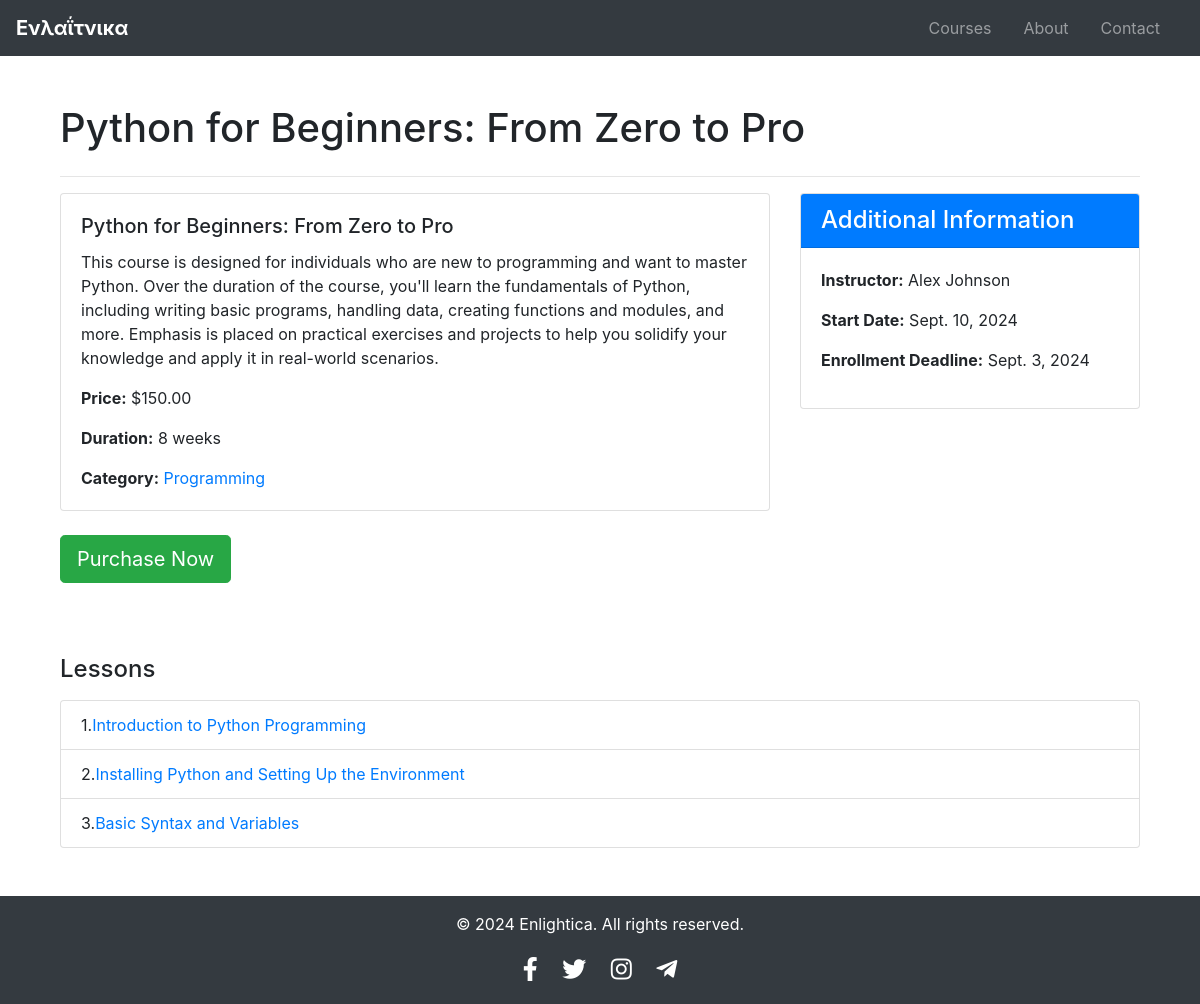
The app's page /course/1/ with its own data.
### index/models.py (models this page shows, shortened)
class Course(models.Model):
    name = models.CharField(max_length=256)
    category = models.ForeignKey(Category, on_delete=models.CASCADE)
    price = models.DecimalField(max_digits=10, decimal_places=2)
    description = models.TextField(blank=True)
    duration = models.IntegerField()
    image = models.ImageField(upload_to='static/course_images/', blank=True)
    instructor = models.CharField(max_length=64, default='Instructor')
    start_date = models.DateField(default='2020-01-01')
    enrollment_deadline = models.DateField(default='2020-01-01')
    related_courses = models.ManyToManyField('self', blank=True)

class Category(models.Model):
    name = models.CharField(max_length=256)

class Lesson(models.Model):
    name = models.CharField(max_length=256)
    course = models.ForeignKey(Course, on_delete=models.CASCADE)
    content = models.TextField(blank=True)
    video = models.FileField(upload_to='static/lesson_videos/', blank=True)
    order = models.IntegerField()

### index/views.py (the view)
# urls.py: path('course/<int:course_id>/', views.get_course, name='course'),
def get_course(request, course_id,):
    exact_course = Course.objects.get(id=course_id)
    lessons = Lesson.objects.filter(course=exact_course)
    context = {
        'course': exact_course,
        'lessons': lessons
    }
    return render(request, 'index/course.html', context)

### index/templates/index/course.html (shortened to what this page needs)
{% extends 'index/base.html' %}
{% block content %}
    <div class="container mt-5">
        <h1 class="mb-4">{{ course.name }}</h1>
        <hr>
        <div class="row">
            <div class="col-md-8">
                <div class="card mb-4">
                    <div class="card-body text-start">
                        <h5 class="card-title">{{ course.name }}</h5>
                        <p class="card-text">{{ course.description }}</p>
                        <p class="card-text"><strong>Price:</strong> ${{ course.price }}</p>
                        <p class="card-text"><strong>Duration:</strong> {{ course.duration }} weeks</p>
                        <p class="card-text"><strong>Category:</strong> <a href="/category/{{ course.category.id }}" class="text-primary">{{ course.category.name }}</a></p>
                    </div>
                </div>
                <form method="post" action="/payment" class="mb-4 text-start">
                    <button type="submit" class="btn btn-success btn-lg">Purchase Now</button>
                </form>
            </div>
            <div class="col-md-4">
                <div class="card">
                    <div class="card-header bg-primary text-white">
                        <h4 class="mb-0">Additional Information</h4>
                    </div>
                    <div class="card-body text-start">
                        <p><strong>Instructor:</strong> {{ course.instructor }}</p>
                        <p><strong>Start Date:</strong> {{ course.start_date }}</p>
                        <p><strong>Enrollment Deadline:</strong> {{ course.enrollment_deadline }}</p>
                    </div>
                </div>
            </div>
        </div>
        <div class="row mt-5 mb-5">
            <div class="col-md-12">
                <h4 class="mb-3 text-start">Lessons</h4>
                <ul class="list-group text-start">
                    {% for lesson in lessons %}
                        <li class="list-group-item d-flex align-items-center">
                            <span class="me-2">{{ forloop.counter }}.</span>
                            <a href="/lesson/{{ lesson.id }}" class="text-decoration-none">{{ lesson.name }}</a>
                        </li>
                    {% endfor %}
                </ul>
            </div>
        </div>
    </div>
{% endblock %}

### index/templates/index/base.html (style rules this page uses)
html, body { height: 100%; margin: 0; }

### records on screen
Course: name "Python for Beginners: From Zero to Pro", description "This course is designed for individuals who are new to programming and want to master Python. Over the duration of the course, you'll learn the fundamentals of Python, including writing basic programs, handling data, creating functions and modules, and more. Emphasis is placed on practical exercises and projects to help you solidify your knowledge and apply it in real-world scenarios.", price "150.00", duration "8", category.name "Programming", instructor "Alex Johnson", start_date "Sept. 10, 2024", enrollment_deadline "Sept. 3, 2024"
Lesson: name "Introduction to Python Programming"
Lesson: name "Installing Python and Setting Up the Environment"
Lesson: name "Basic Syntax and Variables"
